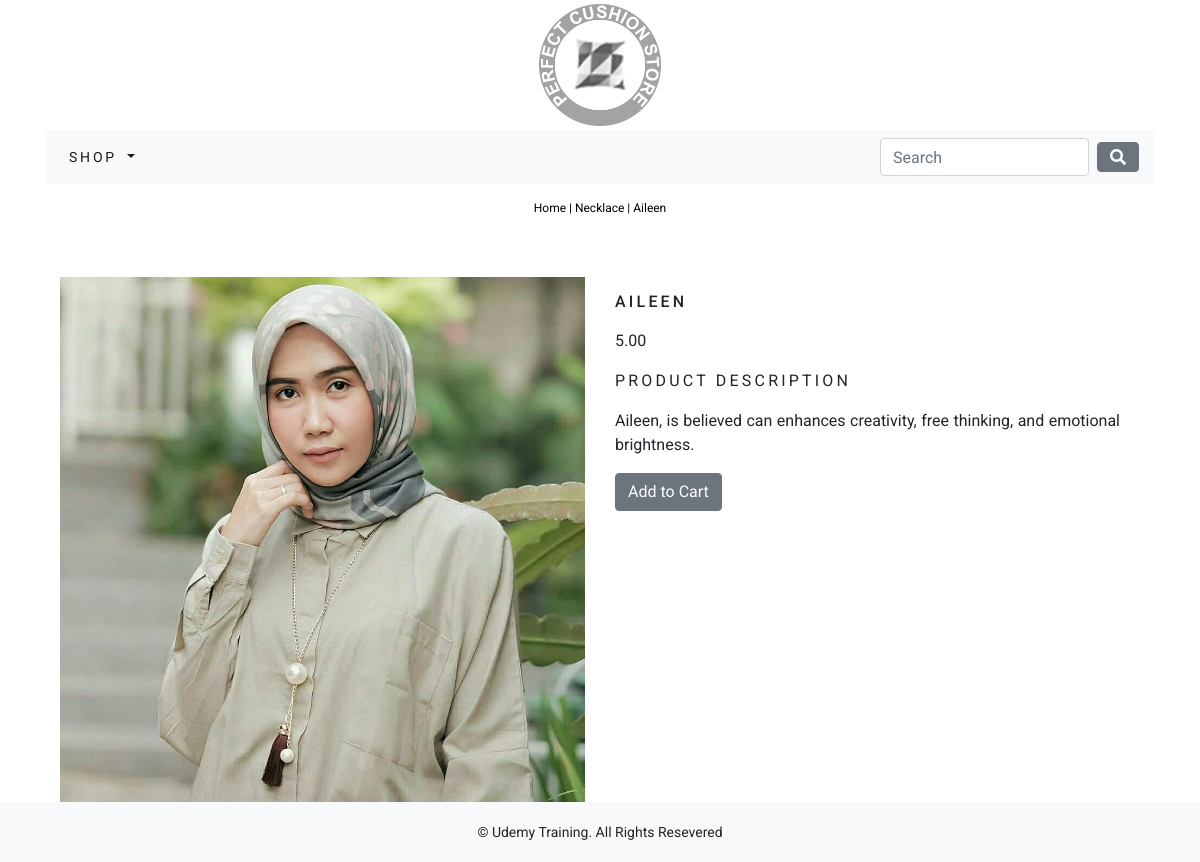
The page /shop/necklace/aileen/ on the database its author committed.
### shop/models.py (models this page shows, shortened)
class Product(models.Model):
    name = models.CharField(max_length=250, unique=True)
    slug = models.SlugField(max_length=250, unique=True)
    description = models.TextField(blank=True)
    category = models.ForeignKey(Category, on_delete=models.CASCADE)
    price = models.DecimalField(max_digits=10, decimal_places=2)
    image = models.ImageField(upload_to='product', blank=True)
    stock = models.IntegerField()
    available = models.BooleanField(default=True)
    created = models.DateTimeField(auto_now_add=True)
    updated = models.DateTimeField(auto_now=True)
    class Meta:
        ordering = ('name',)
        verbose_name = 'product'
        verbose_name_plural = 'products'

class Category(models.Model):
    name = models.CharField(max_length=250, unique=True)
    slug = models.SlugField(max_length=250, unique=True)
    description = models.TextField(blank=True)
    image = models.ImageField(upload_to='category', blank=True)
    class Meta:
        ordering = ('name',)
        verbose_name = 'category'
        verbose_name_plural = 'categories'
    def get_url(self):
        return reverse('shop:products_by_category', args=[self.slug])
    def __str__(self):
        return '{}'.format(self.name)

### shop/views.py (the view)
# urls.py: path('<slug:c_slug>/<slug:product_slug>/', views.ProdCatDetail, name='ProdCatDetail'),
def ProdCatDetail(request, c_slug, product_slug):
    try:
        product = Product.objects.get(category__slug=c_slug, slug=product_slug)
    except Exception as e:
        raise e
    return render(request, 'shop/product.html', {'product':product})

### cart/context_processors.py (called while the page is built)
def counter(request):
    item_count = 0
    if 'admin' in request.path:
        return {}
    else:
        try:
            cart = Cart.objects.filter(cart_id=_cart_id(request))
            cart_items = CartItem.objects.all().filter(cart=cart[:1])
            for cart_item in cart_items:
                item_count += cart_item.quantity
        except Cart.DoesNotExist:
            item_count = 0
    return dict(item_count = item_count)

### cart/views.py (called while the page is built)
def _cart_id(request):
    cart = request.session.session_key
    if not cart:
        cart = request.session.create()
    return cart

### shop/context_processors.py (called while the page is built)
def menu_links(request):
    links = Category.objects.all()
    return dict(links = links)

### shop/templates/shop/product.html (shortened to what this page needs)
{% extends 'base.html' %}
{% load staticfiles %}
{% block content %}
    <div class="row my-prod-row-class">
        <div class="mx-auto">
            <p><a href="{% url 'shop:allProdCat' %}">Home</a> | <a href="{{ product.category.get_url }}">{{ product.category }}</a> | {{ product.name }}</p>
        </div>
    </div>
    <div class="container">
        <br>
        <div class="row">
            <div class="col-12 col-sm-12 col-md 12 col-lg-6 text-center">
                <div style="min-width: 18rem;">
                    <img src="{{ product.image.url }}" alt="{{ product.name }}" style="max-width: -webkit-fill-available">
                </div>
            </div>
            <div class="col-12 col-sm-12 col-md-12 col-lg-6">
                <div>
                    <h1 class="my-prod-title">{{ product.name }}</h1>
                    <p>{{ product.price }}</p>
                    <p class="my-title">Product Description</p>
                    <p class="text-justify my-prod-text">{{ product.description }}</p>
                    {% if product.stock <= 0 %}
                        <p class="text-justify my-prod-text"><b>Out of Stock</b></p>
                    {% else %}
                        <a class="btn btn-secondary" href="{% url 'cart:add_cart' product.id %}">Add to Cart</a>
                    {% endif %}
                </div>
            </div>
        </div>
    </div>
{% endblock %}

### static/css/custom.css (style rules this page uses)
body { font-family: 'Roboto', sans-serif; }
.my-title { font-size: 16px; text-transform: uppercase; letter-spacing: .2em; }
.my-prod-row-class { padding-top: 15px; padding-bottom: 20px; }
.my-prod-row-class .mx-auto p { color: #000; font-size: 12px; }
.my-prod-row-class .mx-auto p a { color: #000; font-size: 12px; text-decoration: none; }
.my-prod-title { font-size: 16px; text-transform: uppercase; letter-spacing: .2em; padding-top: 15px; padding-bottom: 10px; }
.my-prod-text { padding-right: 20px; }

### rows shown on the page
Product: category "Necklace", name "Aileen", image (picture), name "AILEEN", price "5.00", description "Aileen, is believed can enhances creativity, free thinking, and emotional brightness."
